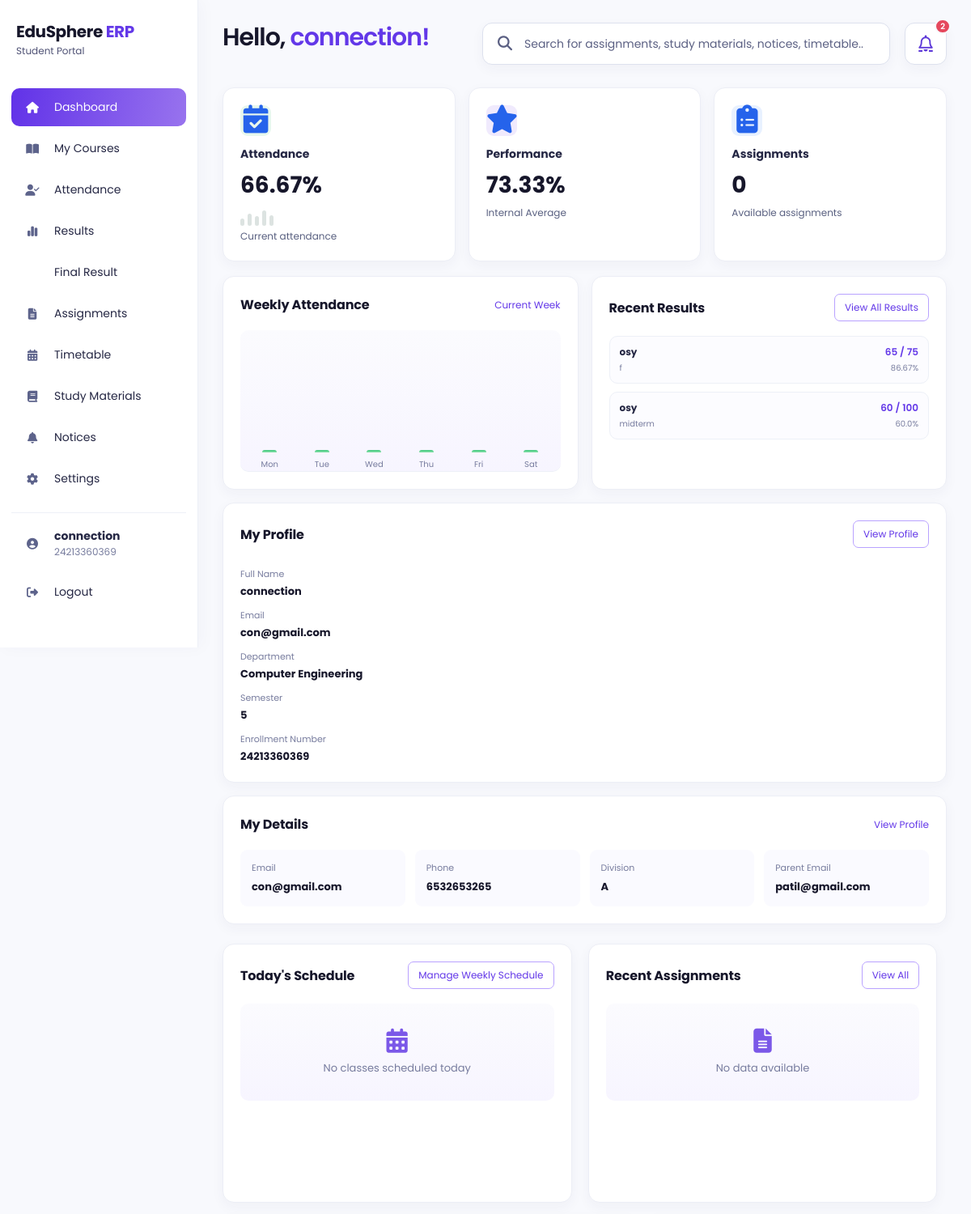
Page /student (signed in, upper part) on the earlier database version.
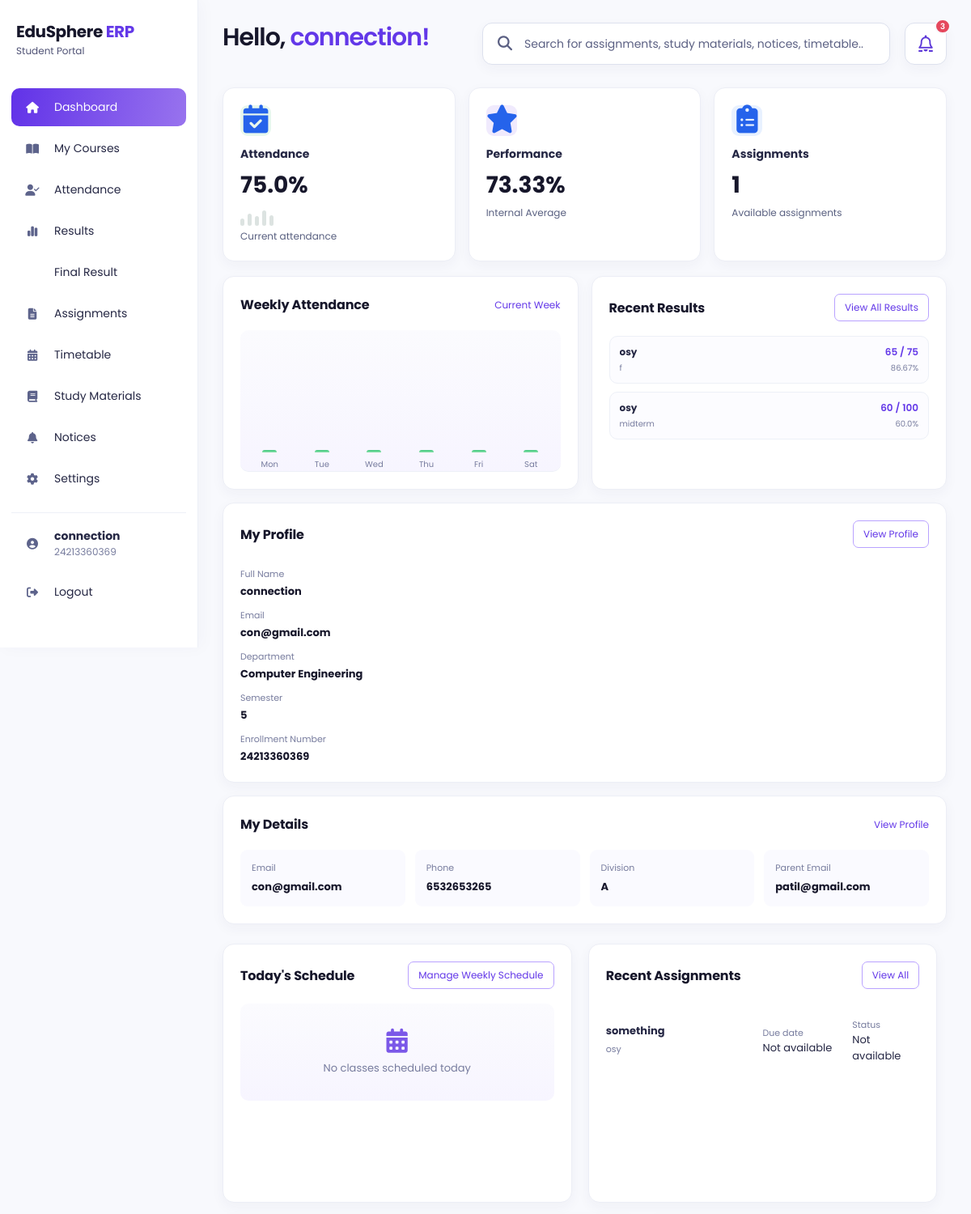
Same page on the later database version.
### models/student_result.py (models this page shows)
class StudentResult(db.Model):
    __tablename__ = "student_results"
    __table_args__ = (db.UniqueConstraint("student_user_id", "subject", "exam", name="uq_student_result_exam"),)
    id = db.Column(db.Integer, primary_key=True)
    student_user_id = db.Column(db.Integer, db.ForeignKey("users.id"), nullable=False, index=True)
    teacher_user_id = db.Column(db.Integer, db.ForeignKey("users.id"), nullable=False, index=True)
    subject = db.Column(db.String(100), nullable=False)
    exam = db.Column(db.String(150), nullable=False)
    marks_grade = db.Column(db.String(50), nullable=False)
    out_of_marks = db.Column(db.Float, nullable=False, default=100)
    is_internal = db.Column(db.Boolean, nullable=False, default=True, server_default="1")
    updated_at = db.Column(db.DateTime, default=datetime.utcnow, onupdate=datetime.utcnow, nullable=False)
    student = db.relationship("User", foreign_keys=[student_user_id])
    teacher = db.relationship("User", foreign_keys=[teacher_user_id])

### models/academic_material.py (models this page shows)
class AcademicMaterial(db.Model):
    __tablename__ = "academic_materials"
    id = db.Column(db.Integer, primary_key=True)
    teacher_user_id = db.Column(
        db.Integer,
        db.ForeignKey("users.id"),
        nullable=False,
        index=True,
    )
    material_type = db.Column(db.String(30), nullable=False, index=True)
    department = db.Column(db.String(50), nullable=False, index=True)
    subject = db.Column(db.String(100), nullable=True, index=True)
    title = db.Column(db.String(150), nullable=False)
    description = db.Column(db.Text, nullable=True)
    original_filename = db.Column(db.String(255), nullable=True)
    stored_filename = db.Column(db.String(255), nullable=True, unique=True)
    uploaded_at = db.Column(db.DateTime, default=datetime.utcnow, nullable=False)
    teacher = db.relationship("User", foreign_keys=[teacher_user_id])

### app.py (the view)
@app.route("/student")
def student():
    user, student_profile = get_current_student_profile()
    if not user:
        flash("Access denied!")
        return redirect(
            url_for("login")
        )
    assignment_query = AcademicMaterial.query.filter_by(
        material_type="Assignment",
        department=student_profile.department,
    )
    pending_assignment_count = assignment_query.count()
    today = datetime.today()
    today_schedule = get_student_schedule_for_day(user.id, today.weekday())
    available_subjects = get_department_subjects(student_profile.department)
    assignment_query = AcademicMaterial.query.filter_by(
        material_type="Assignment",
        department=student_profile.department,
    )
    if available_subjects:
        assignment_query = assignment_query.filter(
            AcademicMaterial.subject.in_(available_subjects)
        )
    recent_assignments = assignment_query.order_by(
        AcademicMaterial.uploaded_at.desc()
    ).limit(5).all()
    calendar_events = AcademicMaterial.query.filter_by(
        material_type="Academic Calendar",
        department=student_profile.department,
    ).order_by(AcademicMaterial.uploaded_at.desc()).all()
    unread_notification_count = StudentNotification.query.filter_by(
        student_user_id=user.id,
    ).filter(StudentNotification.read_at.is_(None)).count()
    today_lectures = WeeklySchedule.query.filter(
        WeeklySchedule.day_of_week == datetime.today().weekday(),
        WeeklySchedule.student_user_id == user.id,
        func.lower(func.trim(WeeklySchedule.teacher)) == user.full_name.strip().lower(),
    ).order_by(WeeklySchedule.start_time).all()
    attendance_overall = get_attendance_summary(user.id)[1]
    week_start = today.date() - timedelta(days=today.weekday())
    weekly_attendance = []
    for day_offset, label in enumerate(("Monday", "Tuesday", "Wednesday", "Thursday", "Friday", "Saturday")):
        day = week_start + timedelta(days=day_offset)
        attended = Attendance.query.filter_by(
            student_user_id=user.id, date=day, status="Present"
        ).count()
        weekly_attendance.append({"label": label, "attended": attended})
    weekly_attendance_max = max((point["attended"] for point in weekly_attendance), default=0)
    internal_results = StudentResult.query.filter_by(student_user_id=user.id, is_internal=True).all()
    internal_percentages = []
    for result in internal_results:
        try:
            if result.out_of_marks and float(result.out_of_marks) > 0:
                internal_percentages.append(float(result.marks_grade) / float(result.out_of_marks) * 100)
        except (TypeError, ValueError):
            continue
    internal_average = round(sum(internal_percentages) / len(internal_percentages), 2) if internal_percentages else None
    recent_results = []
    for result in StudentResult.query.filter_by(student_user_id=user.id).order_by(StudentResult.updated_at.desc()).limit(5).all():
        percentage = None
        try:
            if result.out_of_marks and float(result.out_of_marks) > 0:
                percentage = round(float(result.marks_grade) / float(result.out_of_marks) * 100, 2)
        except (TypeError, ValueError):
            pass
        recent_results.append({
            "subject": result.subject,
            "exam": result.exam,
            "marks": result.marks_grade,
            "out_of_marks": result.out_of_marks,
            "percentage": percentage,
        })
    return render_template(
        "student.html",
        current_user=user,
        student_profile=student_profile,
        pending_assignment_count=pending_assignment_count,
        attendance_percentage=attendance_overall,
        overall_gpa=f"{internal_average}%" if internal_average is not None else None,
        attendance_overview=weekly_attendance,
        weekly_attendance_max=weekly_attendance_max,
        grades_overview=[],
        recent_results=recent_results,
        today_schedule=today_schedule,
        recent_assignments=recent_assignments,
        calendar_events=calendar_events,
        calendar_year=today.year,
        calendar_month=today.strftime("%B"),
        month_grid=calendar_module.monthcalendar(today.year, today.month),
        today_day=today.day,
        unread_notification_count=unread_notification_count,
        today_lectures=today_lectures,
        active_page="dashboard"
    )

### app.py (called while the page is built)
def get_current_student_profile():
    if session.get("role") != "Student" or "user_id" not in session:
        return None, None
    user = db.session.get(User, session["user_id"])
    if not user or user.role != "Student":
        session.clear()
        return None, None
    student_profile = Student.query.filter_by(user_id=user.id).first()
    if not student_profile:
        student_profile = Student(user_id=user.id)
        db.session.add(student_profile)
        db.session.commit()
    return user, student_profile

def get_student_schedule_for_day(user_id, day_of_week=None):
    if day_of_week is None:
        day_of_week = datetime.today().weekday()
    return WeeklySchedule.query.filter(
        WeeklySchedule.student_user_id == user_id,
        WeeklySchedule.day_of_week == day_of_week,
    ).order_by(WeeklySchedule.start_time).all()

### templates/student.html (shortened to what the changed rows need)
<!DOCTYPE html>
<html lang="en">
<head>
    <link rel="stylesheet" href="{{ url_for('static', filename='css/student.css') }}">
    <link rel="stylesheet" href="{{ url_for('static', filename='css/palette.css') }}">
    <link rel="stylesheet" href="https://cdnjs.cloudflare.com/ajax/libs/font-awesome/6.6.0/css/all.min.css">
</head>
<body class="student-dashboard-page theme-{{ current_user.theme or 'light' }} accent-{{ current_user.accent_color or 'purple' }}">
<div class="sidebar">
    <div class="logo"><h2>EduSphere <span>ERP</span></h2><small>Student Portal</small></div>
</div>
<main class="main">
    <div class="topbar"><div><h1>Hello, <span>{{ current_user.full_name }}!</span></h1></div><div class="topbar-actions">{% if current_user.notifications_enabled %}<a class="notification" href="{{ url_for('student_notices') }}" aria-label="Notifications"><i class="fa-regular fa-bell" aria-hidden="true"></i>{% if unread_notification_count %}<span class="notification-badge">{{ unread_notification_count if unread_notification_count < 100 else '99+' }}</span>{% endif %}</a>{% endif %}</div></div>
    <div class="cards">
        <a class="card stat-card attendance-card" href="{{ url_for('student_attendance') }}" aria-label="Open Attendance section"><div class="card-icon"><i class="fa-solid fa-calendar-check"></i></div><h3>Attendance</h3><h1>{{ attendance_percentage ~ '%' if attendance_percentage is not none else 'Not available' }}</h1><div class="stat-indicator" aria-label="Attendance data unavailable"><span></span><span></span><span></span><span></span><span></span></div><p>{{ 'Current attendance' if attendance_percentage is not none else 'No attendance records yet' }}</p></a>
        <a class="card stat-card" href="{{ url_for('student_results') }}" aria-label="Open Results section"><h1>{{ overall_gpa if overall_gpa is not none else 'Not available' }}</h1></a>
        <a class="card stat-card" href="{{ url_for('student_assignments') }}" aria-label="Open Assignments section"><div class="card-icon blue"><i class="fa-solid fa-clipboard-list"></i></div><h3>Assignments</h3><h1>{{ pending_assignment_count }}</h1><p>Available assignments</p></a>
    </div>
    <div class="dashboard-grid overview-grid">
        <section class="box overview"><div class="section-heading"><h3>Weekly Attendance</h3><span>Current Week</span></div><div class="overview-chart weekly-attendance-chart" aria-label="Weekly attendance chart">{% for point in attendance_overview %}<div class="chart-column"><span style="height: {{ (point.attended / weekly_attendance_max * 100) if weekly_attendance_max else 0 }}%" title="{{ point.label }}: {{ point.attended }} lectures attended"></span><small>{{ point.label[:3] }}</small></div>{% endfor %}</div></section>
        <section class="box overview recent-results-card"><div class="section-heading"><h3>Recent Results</h3><a class="profile-button" href="{{ url_for('student_results') }}">View All Results</a></div>{% if recent_results %}<div class="recent-results-list" aria-label="Recent exam results">{% for result in recent_results %}<div class="recent-result-item"><div><strong>{{ result.subject }}</strong><small>{{ result.exam }}</small></div><div><span>{{ result.marks }} / {{ result.out_of_marks|int if result.out_of_marks == result.out_of_marks|int else result.out_of_marks }}</span><small>{% if result.percentage is not none %}{{ result.percentage }}%{% else %}Not available{% endif %}</small></div></div>{% endfor %}</div>{% else %}<div class="overview-placeholder"><i class="fa-solid fa-chart-pie"></i><p>No results available</p></div>{% endif %}</section>
    </div>
    <section class="box assignments-box"><div class="section-heading"><h3>Recent Assignments</h3><a class="profile-button" href="{{ url_for('student_assignments') }}">View All</a></div>{% if recent_assignments %}<div class="assignment-list">{% for assignment in recent_assignments %}<div class="assignment-item"><div><strong>{{ assignment.title }}</strong><small>{{ assignment.subject or 'Subject not available' }}</small></div><div><small>Due date</small><span>Not available</span></div><div><small>Status</small><span>Not available</span></div></div>{% endfor %}</div>{% else %}<div class="overview-placeholder assignment-empty"><i class="fa-solid fa-file-lines"></i><p>No data available</p></div>{% endif %}</section>
</main>
</body>
</html>

Differences in the rows shown:
added AcademicMaterial: title "something", subject "osy"
Other differences:
{{ pending_assignment_count }}: "0" → "1"
text no longer shown: "2 66.67% No data available"
text now shown: "3 75.0%"
